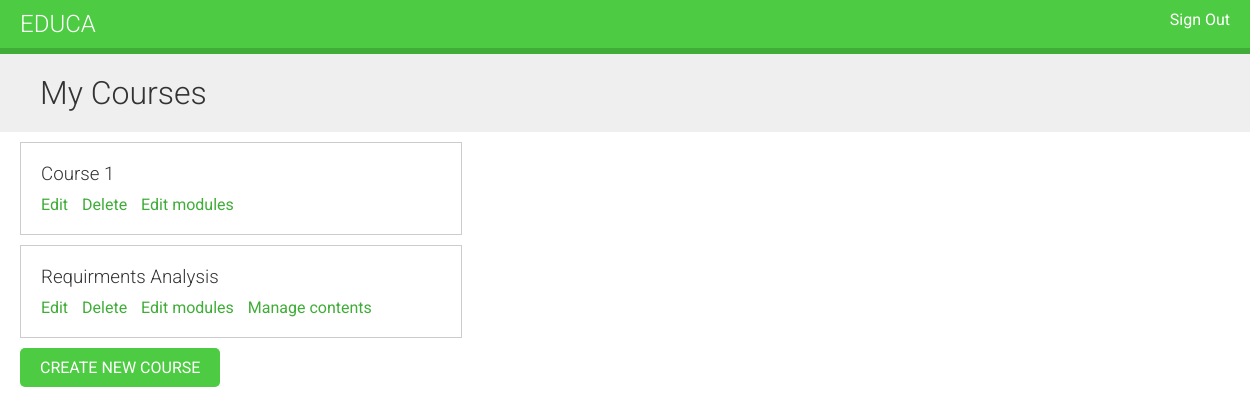
Page /course/mine/ (signed in) on the earlier database version.
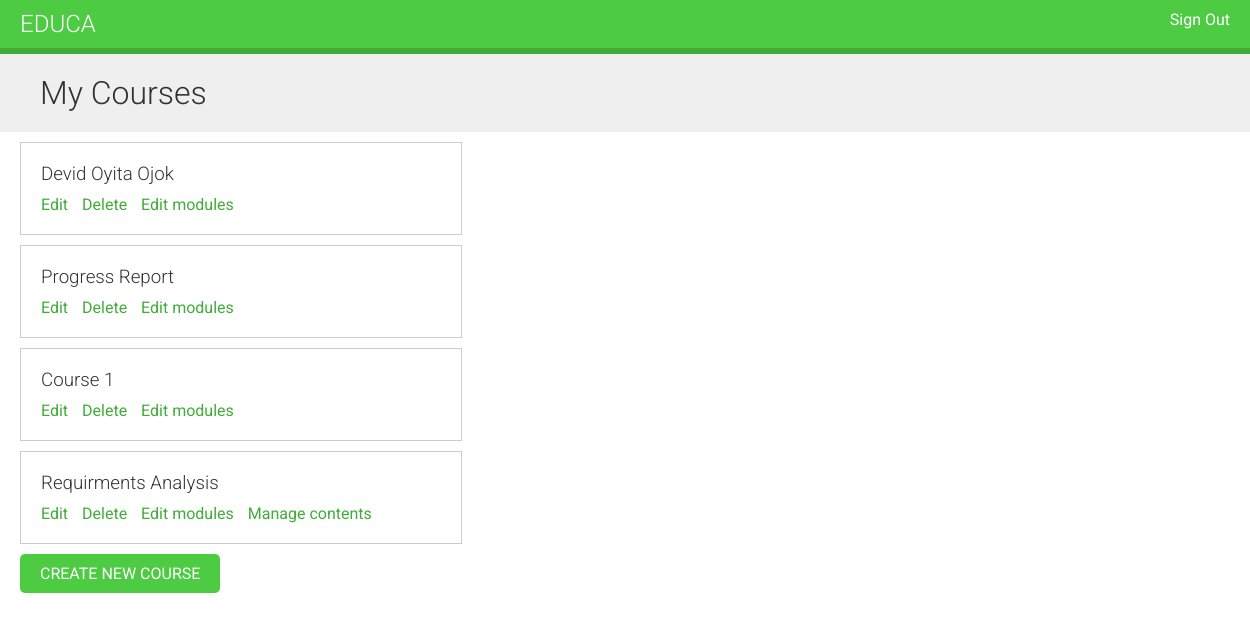
Same page on the later database version.
### courses/models.py (models this page shows, shortened)
class Course(models.Model):
    owner = models.ForeignKey(
        User,
        related_name='courses_created',
        on_delete=models.CASCADE
    )
    subject = models.ForeignKey(
        Subject,
        related_name='courses',
        on_delete=models.CASCADE
    )
    title = models.CharField(
        max_length=200
    )
    slug = models.SlugField(
        max_length=200,
        unique=True
    )
    overview = models.TextField()
    created = models.DateTimeField(auto_now_add=True)
    class Meta:
        ordering = ['-created']

### courses/views.py (the view)
# urls.py: path('mine/', ManageCourseListView.as_view(), name='manage_course_list'),
class ManageCourseListView(OwnerCourseMixin, ListView):
    template_name = 'courses/manage/course/list.html'
    permission_required = 'courses.view_course'

### courses/views.py (called while the page is built)
    def get_queryset(self):
        qs = super().get_queryset()
        return qs.filter(owner=self.request.user)

### courses/templates/courses/manage/course/list.html (shortened to what this page needs)
{% extends "base.html" %}
{% block content %}
    <h1>My Courses</h1>
    <div class="module">
        {% for course in object_list %}
            <div class="course-info">
                <h3>{{ course.title }}</h3>
                <p>
                    <a href="{% url 'course_edit' course.id %}">Edit</a>
                    <a href="{% url 'course_delete' course.id %}">Delete</a>
                    <a href="{% url 'course_module_update' course.id %}">Edit modules</a>
                    {% if course.modules.count > 0 %}
                        <a href="{% url 'module_content_list' course.modules.first.id %}">Manage contents</a>
                    {% endif %}
                </p>
            </div>
        {% empty %}
            <p>You haven't created any courses yet.</p>
        {% endfor %}
        <p>
            <a href="{% url 'course_create' %}" class="button">Create New Course</a>
        </p>
    </div>
{% endblock %}

Differences in the rows shown:
added Course: title "Devid Oyita Ojok"
added Course: title "Progress Report"
